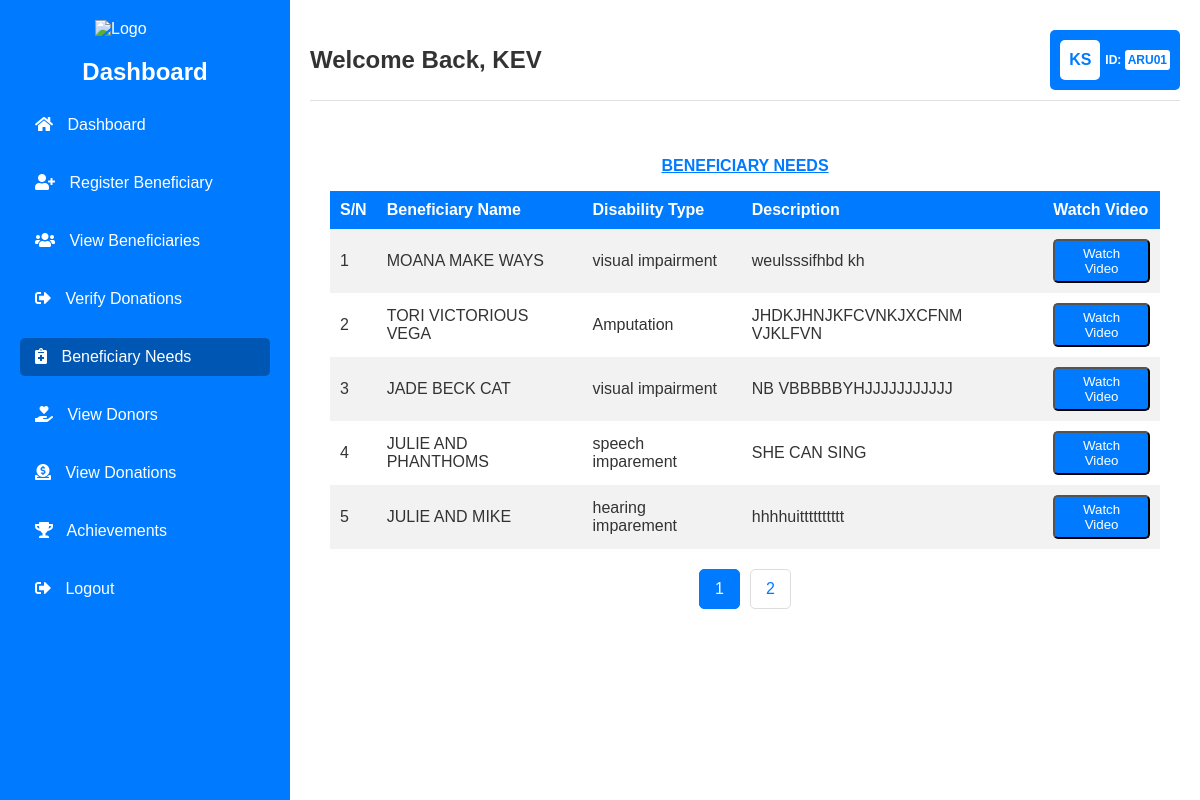
/beneficiary-needs.php (signed in), run on the app's committed database.
### tables this page shows
CREATE TABLE `beneficiary` (
  `bid` int(11) NOT NULL,
  `fname` varchar(45) NOT NULL,
  `mname` varchar(45) NOT NULL,
  `lname` varchar(45) NOT NULL,
  `dob` date NOT NULL,
  `location` varchar(45) NOT NULL,
  `gender` enum('male','female') NOT NULL,
  `phone` varchar(10) NOT NULL,
  `file_name` varchar(45) NOT NULL,
  `description` text NOT NULL,
  `distype_id` int(11) NOT NULL,
  `chairperson_id` int(11) NOT NULL
);

CREATE TABLE `distype` (
  `distype_id` int(11) NOT NULL,
  `disname` varchar(45) NOT NULL
);

### beneficiary-needs.php (the view, shortened to what this page needs)
<?php
$conn = mysqli_connect("localhost", "root", "", "dmess");
$results_per_page = 5;
$sql = "SELECT COUNT(*) AS total FROM beneficiary WHERE chairperson_id = " . $_SESSION['chairperson_id'];
$query = mysqli_query($conn, $sql);
$row = mysqli_fetch_assoc($query);
$total_beneficiaries = $row['total'];
$total_pages = ceil($total_beneficiaries / $results_per_page);
if (!isset($_GET['page'])) {
    $page = 1;
} else {
    $page = $_GET['page'];
}
$starting_limit_number = ($page - 1) * $results_per_page;
$sql = "SELECT b.fname, b.mname, b.lname, d.disname, b.description, b.file_name
        FROM beneficiary b
        INNER JOIN distype d ON b.distype_id = d.distype_id
        WHERE b.chairperson_id = " . $_SESSION['chairperson_id'] . "
        LIMIT " . $starting_limit_number . "," . $results_per_page;
$query = mysqli_query($conn, $sql);
?>
<!DOCTYPE html>
<html lang="en">
<head>
    <link rel="stylesheet" href="css/dashboard.css">
    <link rel="stylesheet" href="css/beneficiary-needs.css">
    <link rel="stylesheet" href="https://cdnjs.cloudflare.com/ajax/libs/font-awesome/5.15.3/css/all.min.css">
</head>
<body>
    <div class="container">
        <div class="sidebar">
            <div class="logo">
                <img src="pictures/wheelchair.png" alt="Logo">
            </div>
            <h2>Dashboard</h2>
            <ul>
                <li><a href="dashboard.php"><i class="fas fa-home"></i> Dashboard</a></li>
                <li><a href="register-beneficiary.php"><i class="fas fa-user-plus"></i> Register Beneficiary</a></li>
                <li><a href="view-beneficiaries.php"><i class="fas fa-users"></i> View Beneficiaries</a></li>
                <li><a href="verify-donations.php"><i class="fas fa-sign-out-alt"></i> Verify Donations</a></li>
                <li><a href="beneficiary-needs.php" class="active"><i class="fas fa-notes-medical"></i> Beneficiary Needs</a></li>
                <li><a href="view-donors.php"><i class="fas fa-hand-holding-heart"></i> View Donors</a></li>
                <li><a href="view-donations.php"><i class="fas fa-donate"></i> View Donations</a></li>
                <li><a href="monthly-report.php"><i class="fas fa-trophy"></i> Achievements</a></li>
                <li><a href="logout.php"><i class="fas fa-sign-out-alt"></i> Logout</a></li>
            </ul>
        </div>
        <div class="content">
            <div class="top-header">
                <div class="welcome-message">
                    <h1>Welcome Back, <strong><?php echo $_SESSION['fname']; ?></strong></h1>
                </div>
                <div class="profile">
                    <div class="profile-rectangle">
                        <div class="profile-initials">
                            <?php echo strtoupper(substr($_SESSION['fname'], 0, 1) . substr($_SESSION['lname'], 0, 1)); ?>
                        </div>
                        <div class="profile-info">
                            <p>ID: <span><?php echo $_SESSION['idkey']; ?></span></p>
                        </div>
                    </div>
                </div>
            </div>
            <div class="content">
                <div class="cards1">
                    <center><p style="color: #007bff;"><b><u>BENEFICIARY NEEDS</u></b></p></center>
                    <table class="table">
                        <tr>
                            <th>S/N</th>
                            <th>Beneficiary Name</th>
                            <th>Disability Type</th>
                            <th>Description</th>
                            <th>Watch Video</th>
                        </tr>
                        <?php
                        if(mysqli_num_rows($query) > 0){
                            $count = $starting_limit_number;
                            while($rows = mysqli_fetch_array($query)){
                                $count++;
                        ?>
                        <tr>
                            <td><?php echo $count;?></td>
                            <td><?php echo htmlspecialchars($rows['fname']) . ' ' . htmlspecialchars($rows['mname']) . ' ' . htmlspecialchars($rows['lname']); ?></td>
                            <td><?php echo htmlspecialchars($rows['disname']);?></td>
                            <td><?php echo htmlspecialchars($rows['description']);?></td>
                            <td>
                                <button class="watch-button" data-video="videos/<?php echo htmlspecialchars($rows['file_name']); ?>">Watch Video</button>
                            </td>
                        </tr>
                        <?php
                            }
                        }
                        ?>
                    </table>
                </div>
                <div class="pagination">
                    <?php
                    for ($page_number = 1; $page_number <= $total_pages; $page_number++) {
                        echo '<a href="beneficiary-needs.php?page=' . $page_number . '" class="' . ($page_number == $page ? 'active' : '') . '">' . $page_number . '</a>';
                    }
                    ?>
                </div>
            </div>
        </div>
    </div>
</body>
</html>

### dashboard.css (style rules this page uses)
body { font-family: 'Arial', sans-serif; background-color: #f4f4f4; margin: 0; padding: 0; color: #333; display: flex; flex-direction: column; height: 100vh; }
.container { display: flex; flex: 1; }
.sidebar { width: 250px; background-color: #007bff; color: #fff; padding: 20px; box-shadow: 2px 0 5px rgba(0, 0, 0, 0.1); flex-shrink: 0; transition: transform 0.3s ease-in-out; }
.sidebar .logo img { width: 100px; margin: 0 auto 10px; display: block; }
.sidebar h2 { text-align: center; margin-bottom: 20px; }
.sidebar ul { list-style: none; padding: 0; }
.sidebar ul li { margin-bottom: 20px; }
.sidebar ul li a { color: #fff; text-decoration: none; display: block; padding: 10px 15px; border-radius: 5px; transition: background-color 0.3s; }
.sidebar ul li a.active, .sidebar ul li a:hover { background-color: #0056b3; }
.sidebar ul li a i { margin-right: 10px; }
.content { flex: 1; padding: 20px; background-color: #fff; display: flex; flex-direction: column; }
.top-header { display: flex; align-items: center; justify-content: space-between; margin-bottom: 20px; padding: 10px 0; border-bottom: 1px solid #e0e0e0; }
.welcome-message { display: flex; align-items: center; }
.welcome-message h1 { margin: 0; font-size: 24px; }
.profile { display: flex; align-items: center; }
.profile-rectangle { display: flex; align-items: center; padding: 5px 10px; background-color: #007bff; color: #fff; border-radius: 5px; height: 50px; }
.profile-initials { width: 40px; height: 40px; background-color: #fff; color: #007bff; display: flex; align-items: center; justify-content: center; font-size: 16px; font-weight: bold; border-radius: 5px; margin-right: 5px; }
.profile-info { display: flex; flex-direction: column; justify-content: center; }
.profile-info p { margin: 0; font-weight: bold; text-align: left; font-size: 12px; }
.profile-info span { display: inline-block; background-color: #fff; color: #007bff; padding: 3px; border-radius: 3px; text-align: center; font-size: 12px; }

### beneficiary-needs.css (style rules this page uses)
.table { width: 100%; border-collapse: collapse; }
.table th, .table td { padding: 10px; text-align: left; }
.table th { background-color: #007bff; color: #ffffff; }
.table tbody tr:nth-child(even) { background-color: #f2f2f2; }
.pagination { display: flex; justify-content: center; margin: 20px 0; }
.pagination a { margin: 0 5px; padding: 10px 15px; text-decoration: none; color: #007bff; border: 1px solid #ddd; border-radius: 5px; }
.pagination a.active { background-color: #007bff; color: white; border: 1px solid #007bff; }
.watch-button { background-color: #007bff; color: #fff; padding: 5px 10px; border-radius: 5px; text-decoration: none; cursor: pointer; }

### data on the page
beneficiary: fname "MOANA", mname "MAKE", lname "WAYS", distype.disname "visual impairment", description "weulsssifhbd kh"
beneficiary: fname "TORI", mname "VICTORIOUS", lname "VEGA", distype.disname "Amputation", description "JHDKJHNJKFCVNKJXCFNM VJKLFVN"
beneficiary: fname "JADE", mname "BECK", lname "CAT", distype.disname "visual impairment", description "NB VBBBBBYHJJJJJJJJJJJ"
beneficiary: fname "JULIE", mname "AND", lname "PHANTHOMS", distype.disname "speech imparement", description "SHE CAN SING"
beneficiary: fname "JULIE", mname "AND", lname "MIKE", distype.disname "hearing imparement", description "hhhhuitttttttttt"

### other printed values
$_SESSION['fname'] "KEV"
substr($_SESSION['fname'], 0, 1) . substr($_SESSION['lname'], 0, 1) "KS"
$_SESSION['idkey'] "ARU01"
